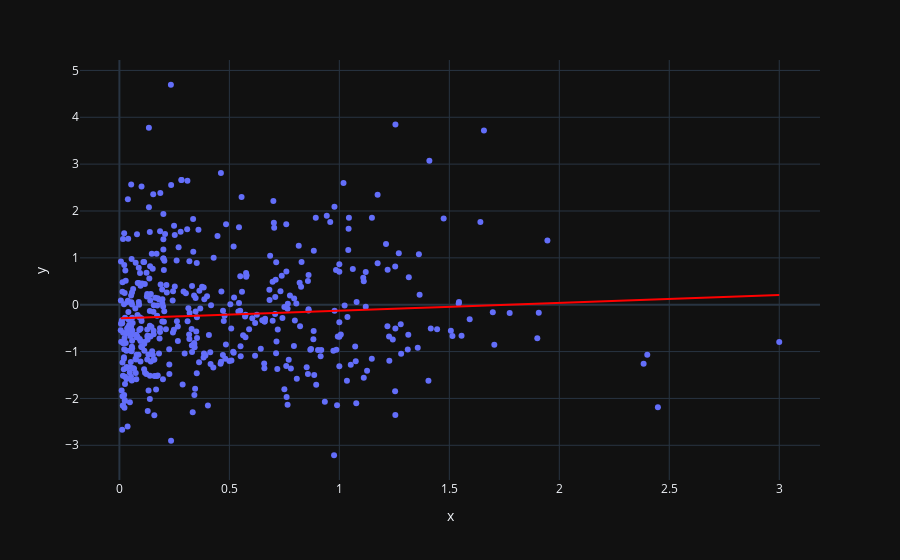

The cell this chart's notebook holds for it:
### Code cell
import plotly.express as px

topic_metadata = features_metadata.loc[:, :]


active_feats = ['emotion_happy', 'strength_strong', 'positivity_positive']
sum_of_feats = np.sum([topic_metadata[k] for k in active_feats], axis=0)

X = np.asarray(sum_of_feats).astype(np.float64)
Y = np.asarray(topic_metadata['log_views_norm']).astype(np.float64)

idx = np.where(X > 0)[0]
X = X[idx]
Y = Y[idx]

fig = px.scatter(x=X, y=Y, trendline="ols")
fig.data[1].line.color = 'red'
fig.show()

### Figure 1 — Plotly figure (JSON) as saved in the notebook; plotly's stock layout.template omitted (floating-point values rounded to 4 significant figures; data arrays with more than 128 entries replaced by an {"elided": "..."} marker saying what was removed)
{"data": [{"hovertemplate": "x=%{x}<br>y=%{y}<extra></extra>", "legendgroup": "", "marker": {"color": "#636efa", "symbol": "circle"}, "mode": "markers", "name": "", "orientation": "v", "showlegend": false, "x": {"elided": "459 float values"}, "xaxis": "x", "y": {"elided": "459 float values"}, "yaxis": "y", "type": "scatter"}, {"hovertemplate": "<b>OLS trendline</b><br>y = 0.165542 * x + -0.291948<br>R<sup>2</sup>=0.004571<br><br>x=%{x}<br>y=%{y} <b>(trend)</b><extra></extra>", "legendgroup": "", "marker": {"color": "#636efa", "symbol": "circle"}, "mode": "lines", "name": "", "showlegend": false, "x": {"elided": "459 float values"}, "xaxis": "x", "y": {"elided": "459 float values"}, "yaxis": "y", "type": "scatter", "line": {"color": "red"}}], "layout": {"xaxis": {"anchor": "y", "domain": [0.0, 1.0], "title": {"text": "x"}}, "yaxis": {"anchor": "x", "domain": [0.0, 1.0], "title": {"text": "y"}}, "legend": {"tracegroupgap": 0}, "margin": {"t": 60}}}
